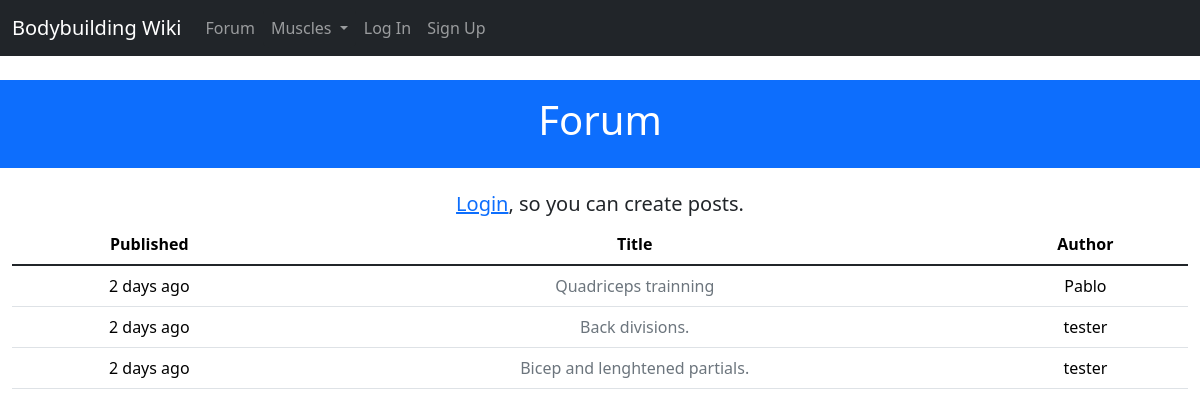
Page /forum on the committed database.
### project/forum/models.py (models this page shows)
class Post(db.Model):
 __tablename__ = 'posts'
 id = db.Column(db.Integer, primary_key=True)
 title = db.Column(db.String(50))
 body = db.Column(db.Text)
 timestamp = db.Column(db.DateTime, index=True, default=datetime.utcnow)
 author_id = db.Column(db.Integer, db.ForeignKey('users.id'))
 comments = db.Relationship('Comment', backref='post', lazy='dynamic')

### project/models.py (models this page shows, shortened)
class User(UserMixin, db.Model):
    __tablename__ = 'users'
    id = db.Column(db.Integer, primary_key=True)
    username = db.Column(db.String(64), unique=True, index=True)
    email = db.Column(db.String(64), unique=True, index=True)
    role_id = db.Column(db.Integer, db.ForeignKey('roles.id'))
    name = db.Column(db.String(64))
    location = db.Column(db.String(64))
    about_me = db.Column(db.Text())
    member_since = db.Column(db.DateTime(), default=datetime.utcnow) # datetime.utcnow is missing the () at the end. This is because the default argument in db.Column() can take a function as a value.
    last_seen = db.Column(db.DateTime(), default=datetime.utcnow)
    password_hash = db.Column(db.String(128))
    posts = db.relationship('Post', backref='author', lazy='dynamic')
    comments = db.relationship('Comment', backref='author', lazy='dynamic')
    def can(self, perm):
        return self.role is not None and self.role.has_permission(perm)
    @property
    def password(self):
        raise AttributeError('password is not a readable attribute')

### project/forum/views.py (the view)
@forum.route('')
def index():
    posts = Post.query.order_by(Post.timestamp.desc()).all()
    return render_template('forum/index.html', posts=posts)

### project/main/__init__.py (called while the page is built)
@main.app_context_processor
def inject_user():
    return dict(user=current_user or None)

@main.app_context_processor
def inject_permissions():
    return dict(Permission=Permission)

@main.app_context_processor
def inject_muscles():
    return dict(muscles=Muscle.query.all())

### project/models.py (called while the page is built)
    def can(self, permissions):
        return False

### project/templates/forum/index.html (shortened to what this page needs)
{% extends 'base.html' %}
{% block header %}Forum{% endblock header %}
{% block content %}
{% if user.can(Permission.WRITE) %}
    <h5 class="text-center">Have something to discuss? <a href="{{ url_for('forum.post_create') }}"> create a post </a></h2>
{% else %}
<h5 class="text-center"><a href="{{ url_for('auth.login') }}">Login</a>, so you can create posts.</h5>
{% endif %}
<table class="table table-hover">
    <thead class="text-center">
        <th scope="col">Published</th>
        <th scope="col">Title</th>
        <th scope="col">Author</th>
    </thead>
    <tbody class="table-group-divider text-center">
        {% for post in posts %}
        <tr scope="row">
            <td>{{ moment(post.timestamp).fromNow() }}</td>
            <td><a href="{{ url_for('forum.post_read', id=post.id) }}"
                class="link-secondary link-offset-2 link-underline-opacity-0 link-underline-opacity-100-hover">{{post.title}}</a></td>
            <td>{{post.author.username}}</td>
        </tr>
        {% endfor %}
    </tbody>
</table>
{% endblock content %}

### rows in the picture
Post: timestamp "2 days ago", title "Quadriceps trainning", author.username "Pablo"
Post: timestamp "2 days ago", title "Back divisions.", author.username "tester"
Post: timestamp "2 days ago", title "Bicep and lenghtened partials.", author.username "tester"
